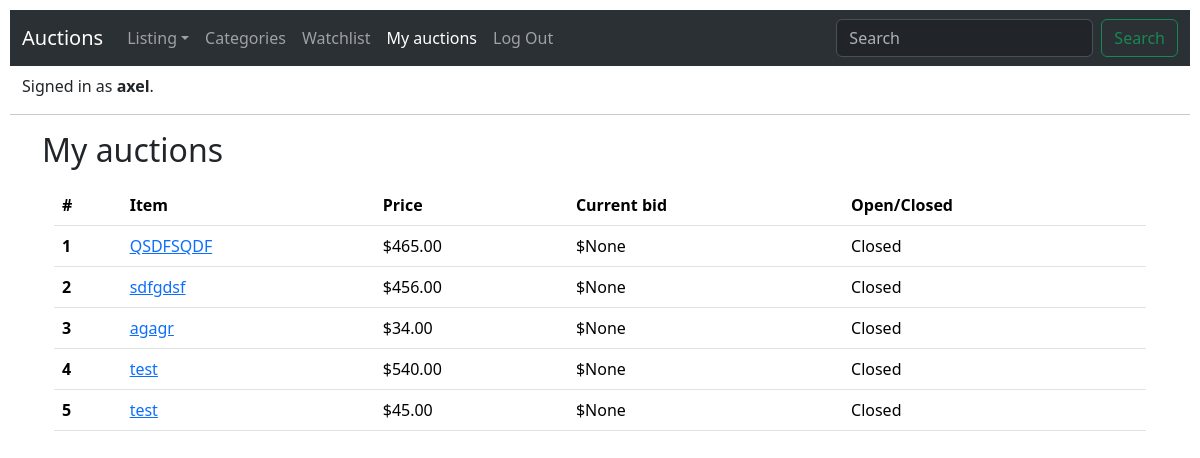
The page /myauctions (signed in) on the database as committed earlier.
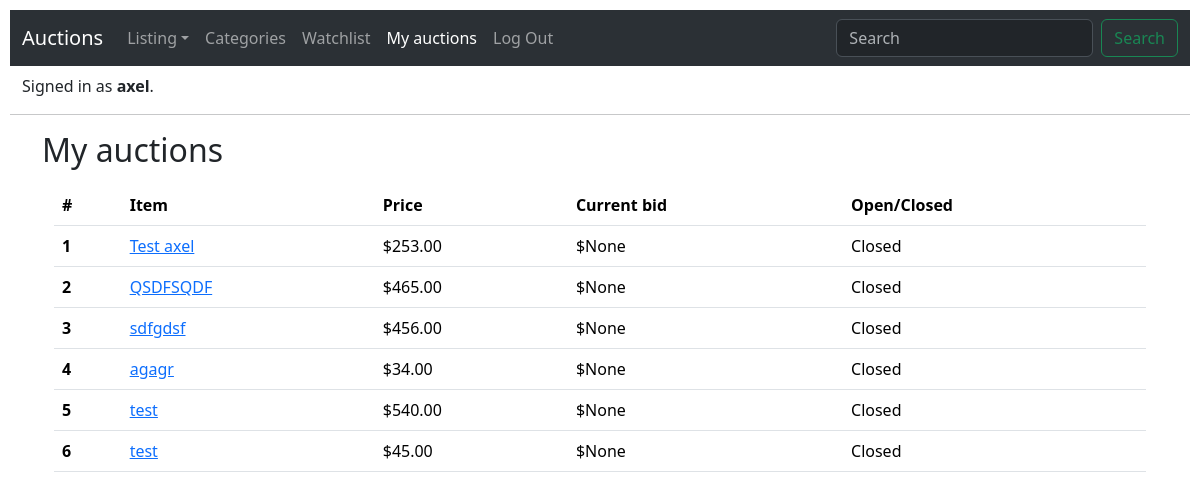
The same page on the database as committed later.
### auctions/models.py (models this page shows, shortened)
class Auction(models.Model):
    id = models.AutoField(primary_key=True, null=False)
    seller = models.ForeignKey(User, on_delete=models.CASCADE, related_name="sales", null=False)
    item = models.CharField(max_length=64)
    price = models.DecimalField(max_digits=10, decimal_places=2)
    proposed_price = models.DecimalField(max_digits=10, null=True, decimal_places=2)
    description = models.CharField(max_length=255)
    image = models.URLField(max_length=300, null=True, blank=True, default='https://paytmblogcdn.paytm.com/wp-content/uploads/2024/04/Blog_Generic_Difference-Between-Hallmarked-Gold-KDM-and-916-Gold.jpg')
    creation_date = models.DateTimeField(auto_now_add=True)
    category = models.ForeignKey(Category, null=True, on_delete=models.SET_NULL, related_name="sorted_auctions")
    active = models.BooleanField(default=True)
    winner = models.ForeignKey(User, on_delete=models.CASCADE, related_name="won_auctions", null=True)
    class Meta:
        ordering = ['-creation_date']

### auctions/views.py (the view)
# urls.py: path("myauctions", views.myauctions, name="myauctions")
@login_required
def myauctions(request):
    auctions = Auction.objects.filter(seller=request.user)
    return render(request, "auctions/myauctions.html", {
        "auctions": auctions
    })

### auctions/templates/auctions/myauctions.html (shortened to what this page needs)
{% extends "auctions/layout.html" %}
{% block body %}
<div class="container">
  <h2 class="mb-3">My auctions</h2>
  <div class="container-fluid">
    <table class="table table-hover">
        <thead>
          <tr>
            <th scope="col">#</th>
            <th scope="col">Item</th>
            <th scope="col">Price</th>
            <th scope="col">Current bid</th>
            <th scope="col">Open/Closed</th>
          </tr>
        </thead>
        <tbody>
        {% for auction in auctions %}
        <tr>
            <th scope="row">{{ forloop.counter }}</th>
            <td><a href="{% url 'listing' auction.id %}">{{ auction.item }}</a></td>
            <td>${{ auction.price }}</td>
            <td>${{ auction.proposed_price }}</td>
            <td>{% if auction.active %}Open{% else %}Closed{% endif %}</td>
          </tr>
        {% endfor %}
        </tbody>
      </table>
  </div>
</div>
{% endblock %}

Rows that differ between the two databases and show on the page:
added Auction: item "Test axel", price "253.00", proposed_price "None", active "Closed"
